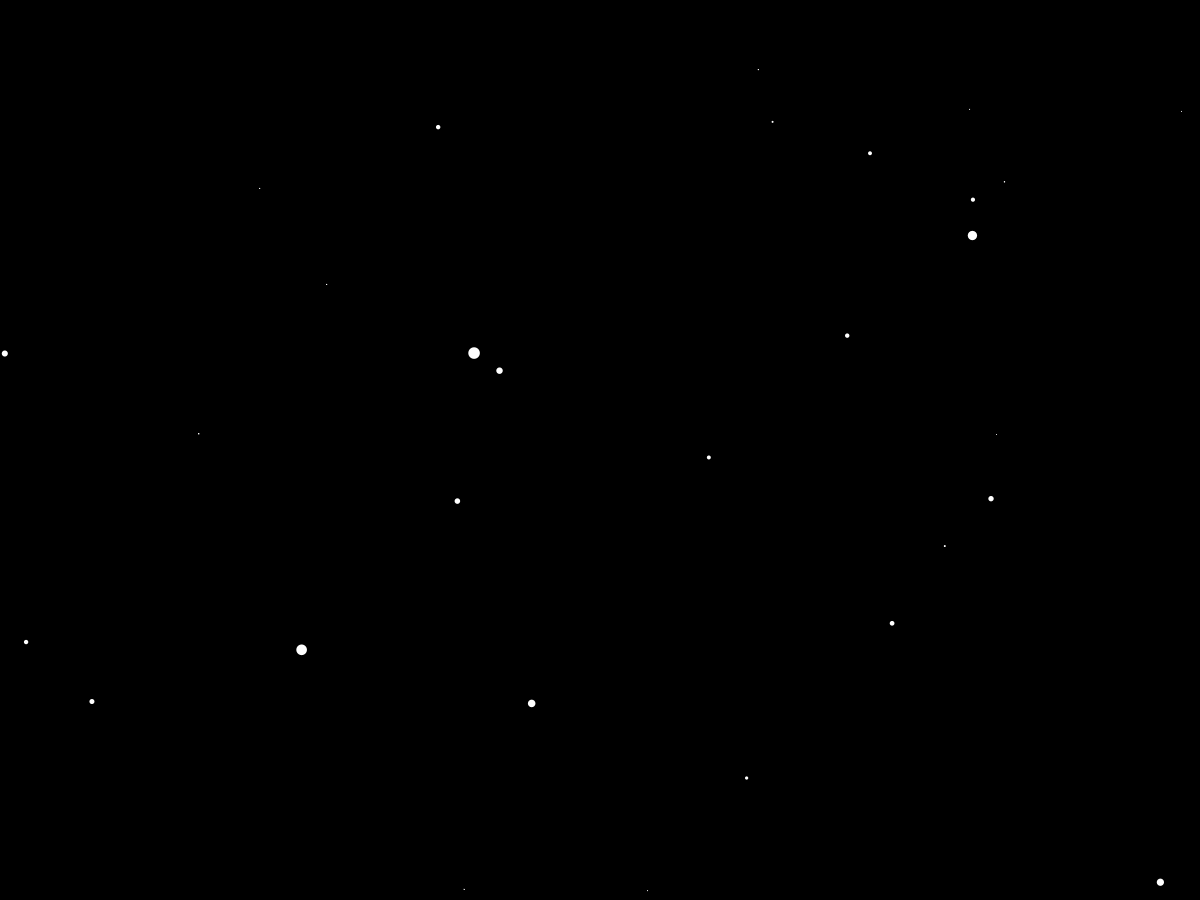
Frame 1 (no input)
Frame 60 (the mouse pressed at the canvas centre just before this capture): identical to frame 1, image omitted
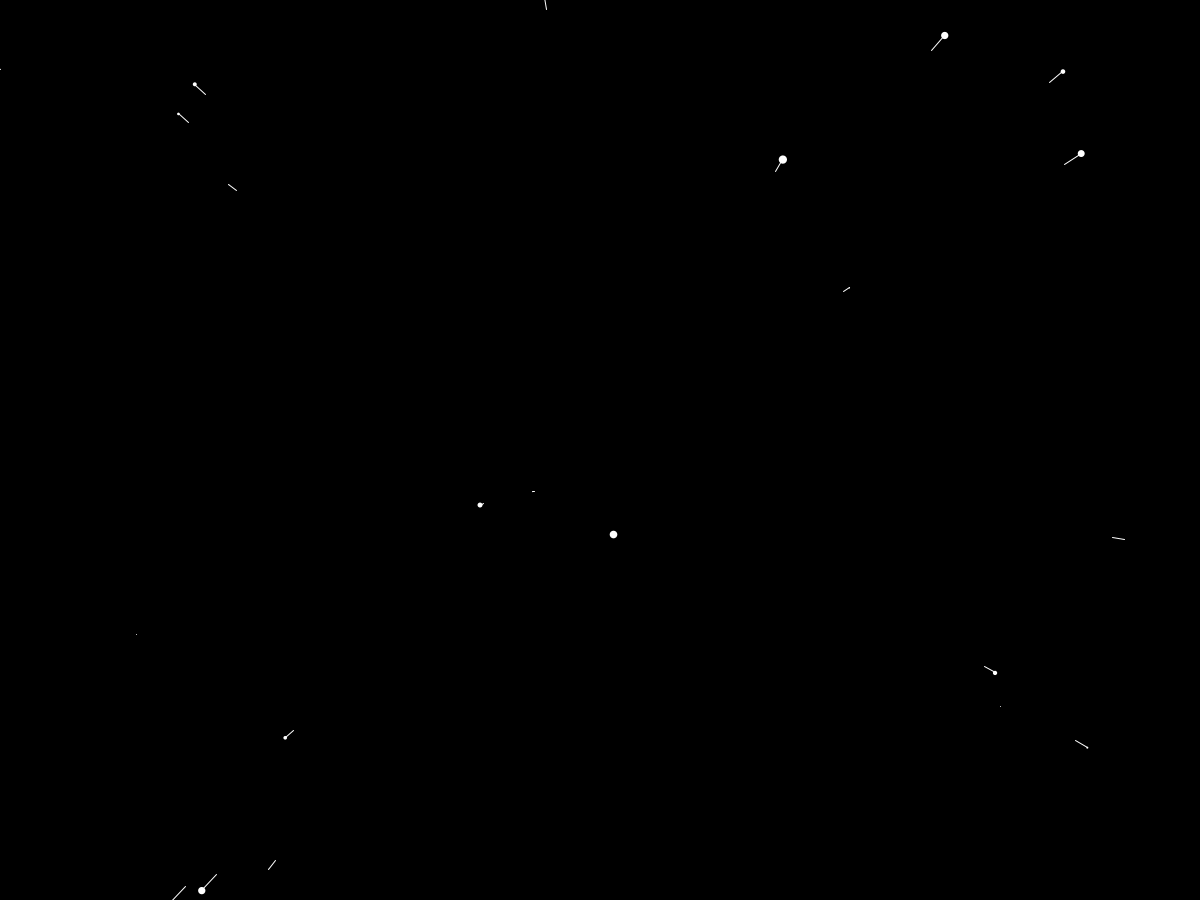
Frame 120 (the mouse held since frame 60 and released just before this capture)

The Processing sketch that drew these frames (run headless with seeded random() and noise(); from frame 60 on, the mouse is pressed at the canvas centre):

// Processing sketch: starfield
// ── starfield.pde
Star[] stars = new Star[200];
float speed;
void setup() {
  size(1200,900);
  for (int i=0; i< stars.length; i++) {
     stars[i] = new Star(); 
  }
}
void draw() {
  speed = map(mouseX, 0, width, 0, 50);
  background(0);
  translate(width/2, height/2);
  for (int i=0; i< stars.length; i++) {
     stars[i].update();
     stars[i].show();
  }
}

class Star {
  float x;
  float y;
  float z;
  float pz;
  
  Star() {
    x = random(-width,width);
    y = random(-height,height);
    z = random(width);
    pz = z;
  }
  void update() {
    z=z-speed;
    if (z < 1) {
      z = width;
      x = random(-width, width);
      y = random(-height, height);
      pz = z;
    }
  }
  void show() {
    fill(255);
    noStroke();
    float move_x = map(x/z, 0, 1, 0, width);
    float move_y = map(y/z, 0, 1, 0, height);
    float r = map(z, 0, width, 16, 0);
    ellipse(move_x, move_y, r, r);
    
    float px = map(x/pz, 0, 1, 0, width);
    float py = map(y/pz, 0, 1, 0, height);
    
    pz = z;
    stroke(255);
    line(px, py, move_x, move_y);
  }

}
